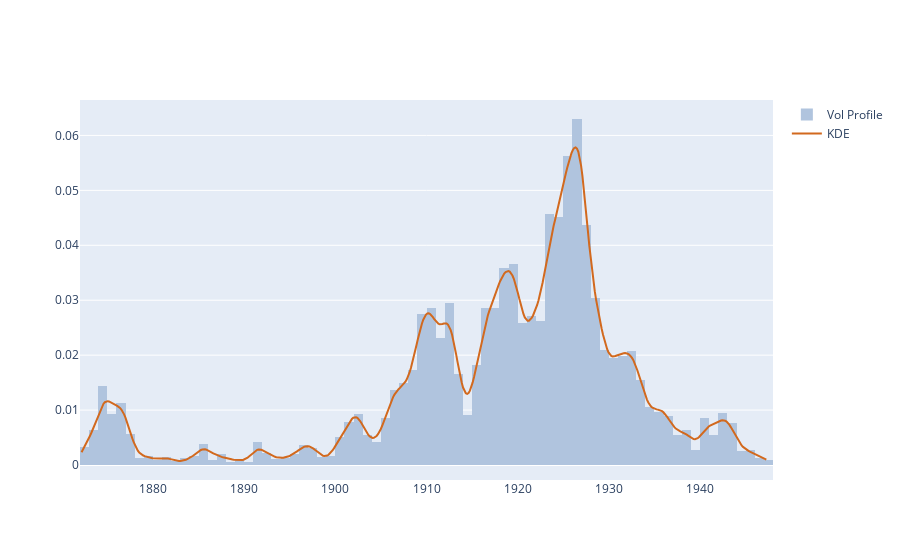

Source (notebook cell):
### Code cell
width_range=1
peaks, peak_props = signal.find_peaks(kdy, prominence=min_prom, width=width_range)

left_ips = peak_props['left_ips']
right_ips = peak_props['right_ips']
width_x0 = xr.min() + (left_ips * ticks_per_sample)
width_x1 = xr.min() + (right_ips * ticks_per_sample)
width_y = peak_props['width_heights']

fig = get_dist_plot(close, volume, xr, kdy)
fig.add_trace(go.Scatter(name='Peaks', x=pkx, y=pky, mode='markers', marker=pk_marker_args))

for x0, x1, y in zip(width_x0, width_x1, width_y):
    fig.add_shape(type='line',
        xref='x', yref='y',
        x0=x0, y0=y, x1=x1, y1=y,
        line=dict(
            color='red',
            width=2,
        )
    )
fig.show()

### Figure 1 — Plotly figure (JSON) as saved in the notebook; plotly's stock layout.template omitted (floating-point values rounded to 4 significant figures; data arrays with more than 128 entries replaced by an {"elided": "..."} marker saying what was removed)
{"data": [{"histfunc": "sum", "histnorm": "probability density", "marker": {"color": "#B0C4DE"}, "name": "Vol Profile", "nbinsx": 150, "type": "histogram", "x": {"elided": "5000 float values"}, "y": {"elided": "5000 int values"}}, {"marker": {"color": "#D2691E"}, "mode": "lines", "name": "KDE", "type": "scatter", "x": {"elided": "500 float values"}, "y": {"elided": "500 float values"}}, {"marker": {"size": 10}, "mode": "markers", "name": "Peaks", "type": "scatter", "x": [], "y": []}], "layout": {}}
